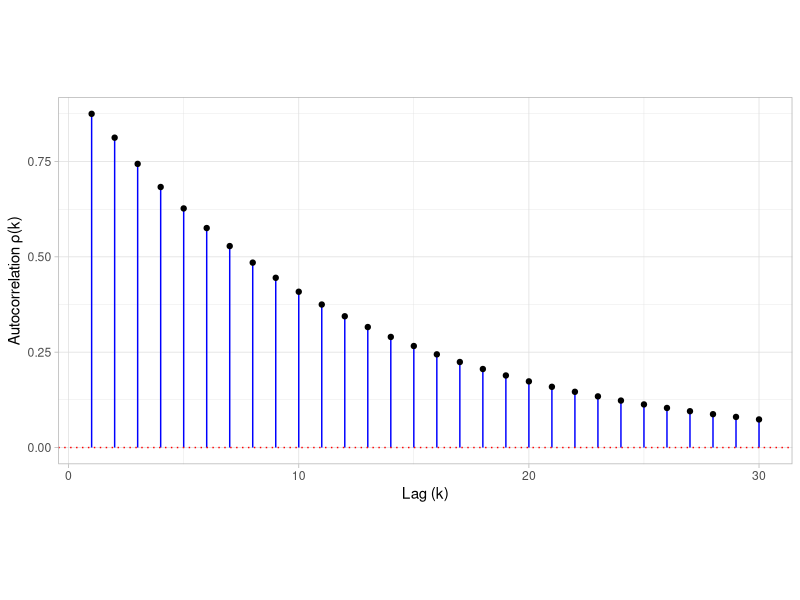
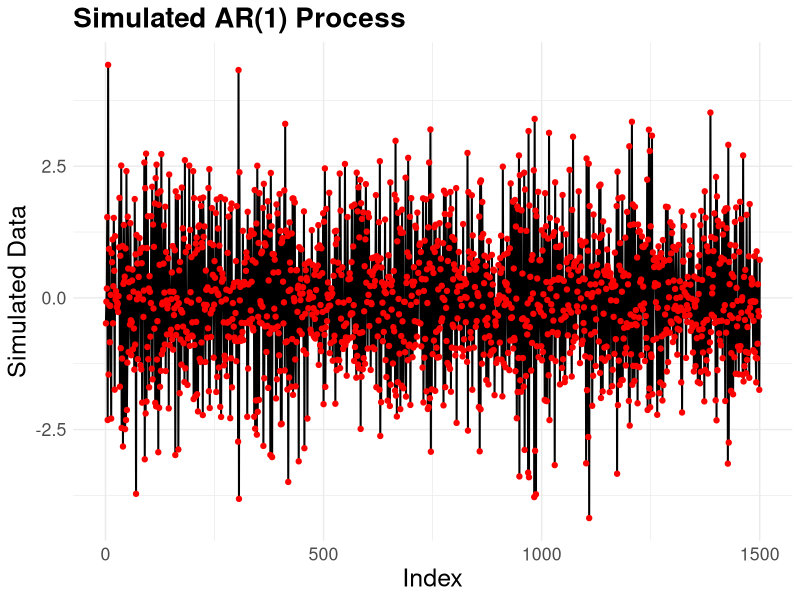
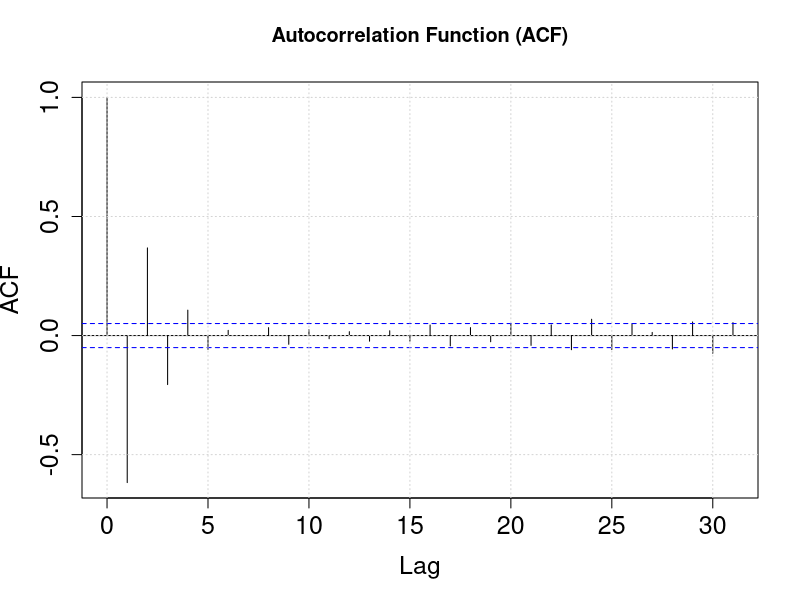
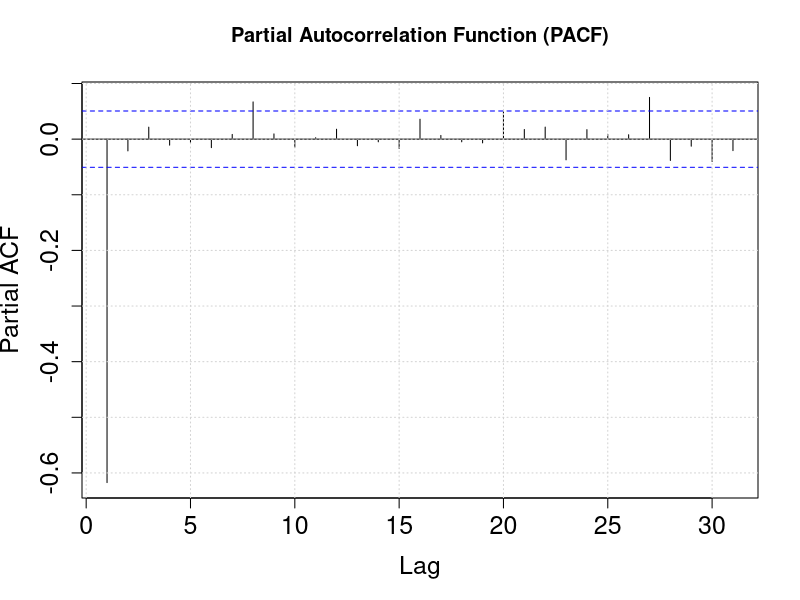
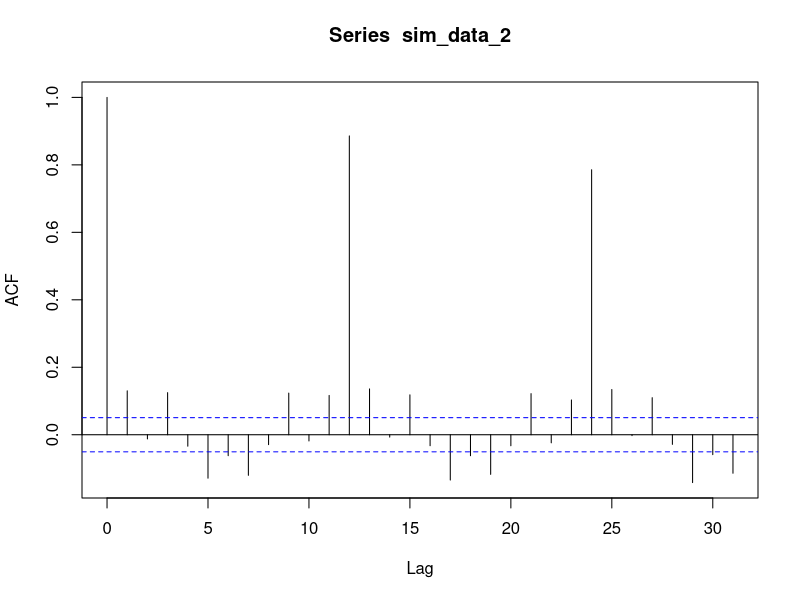
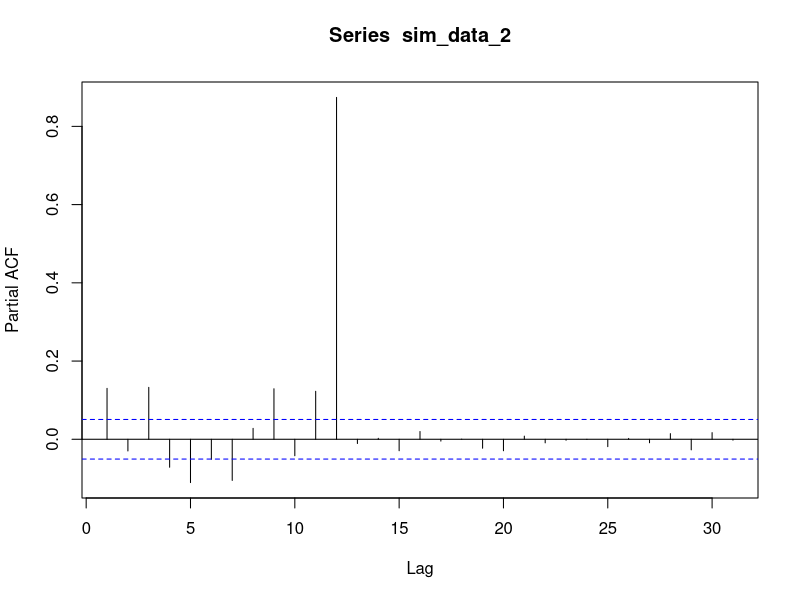
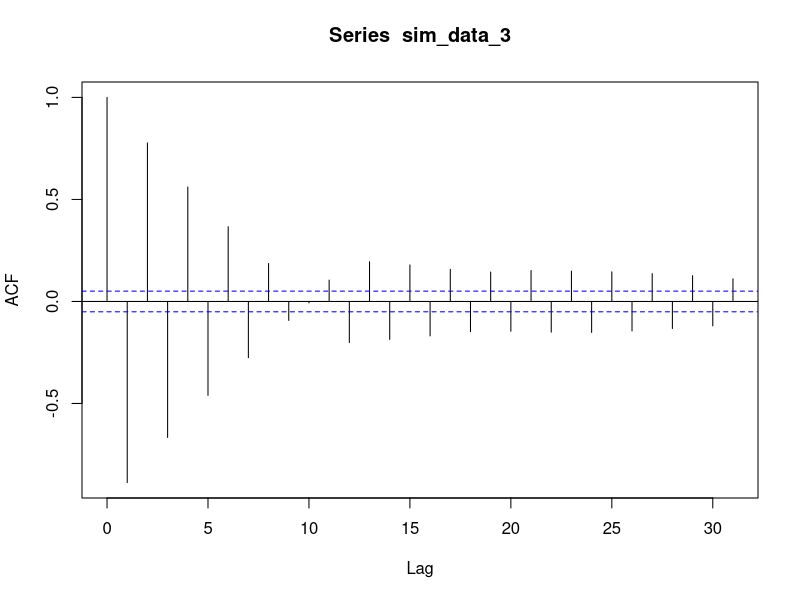
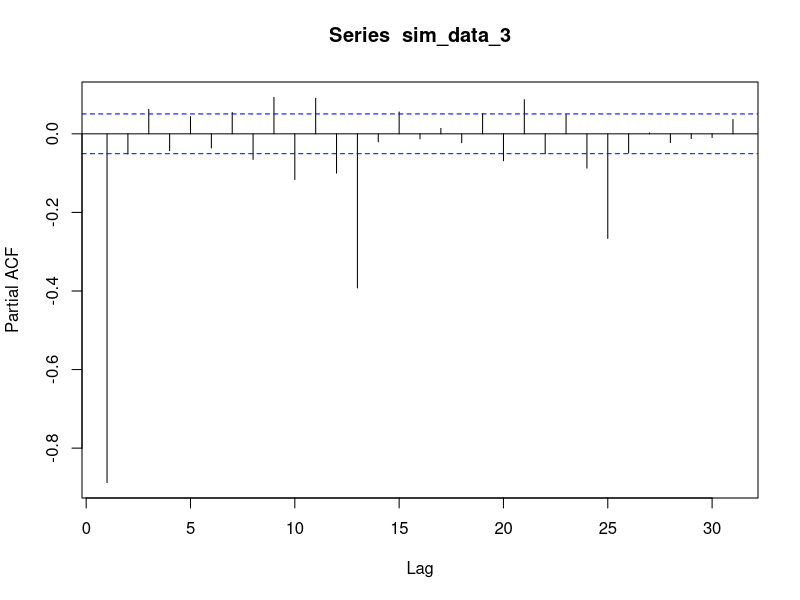

These charts were generated, in order, by the following R code:
# Libraries to be used in this assignment
# install.packages("forecast")
library(ggplot2)
library(forecast)

setwd("Assignment2")
print(getwd())

# ----------------------------- Exercise 1 -----------------------------------
# 1.1 Determine if the following AR(2) process is stationary
# Define coefficients
phi1 <- -0.7
phi2 <- -0.2

# Solve characteristic equation 1 + phi1*z + phi2*z^2 = 0
roots <- polyroot(c(1, phi1, phi2))

# Check if roots are outside the unit circle
is_stationary <- all(Mod(roots) > 1)
print(roots)
cat("Is the process stationary? ", is_stationary, "\n")

# 1.3 Write the autocorrelation ρ(k) for the AR(2) process
nlag <- 30  # Number of lags

# Initialize autocorrelation vector
rho <- numeric(nlag)
rho[1] <- -phi1 / (1 + phi2)  # Compute rho(1)
rho[2] <- -phi2 + (phi1^2 / (1 + phi2))  # Compute rho(2)

# Compute rho(k) recursively for k >= 3
for (k in 3:nlag) {
  rho[k] <- -phi1 * rho[k - 1] - phi2 * rho[k - 2]
}

# Exercise 1.4 Plot autocorrelation function
# Create a data frame for ggplot2
acf_dataframe <- data.frame(lag = 1:nlag, acf_value = rho)

# Plot using ggplot2
acf_plot <- ggplot(acf_dataframe, aes(x = lag, y = acf_value)) +
  # Draw vertical blue segments from the autocorrelation value to 0
  geom_segment(aes(xend = lag, yend = 0), color = "blue") +
  # Add black dots at the tip of each stick
  geom_point(color = "black") +
  # Add a horizontal red dotted line at y = 0
  geom_hline(yintercept = 0, linetype = "dotted", color = "red") +
  # Label axes and title
  labs(x = "Lag (k)", y = "Autocorrelation ρ(k)") +
  # Use a minimal theme and adjust the aspect ratio to make the plot wider than high
  theme_light() + theme(aspect.ratio = 1/2)
# Print the plot to the active device
print(acf_plot)

# Save the ggplot2 plot as a PNG file
ggsave("acf_ra.png", plot = acf_plot, width = 8, height = 4, dpi = 300)

# ----------------------------- Exercise 2 ----------------------------------- 
# ----------------------------- Angel code -----------------------------------

n <- 1500

## Exercise 3.1 ##

phi1 <- -0.6

# Simulate the ARIMA(1,0,0) model
set.seed(44)  # Setting seed for reproducibility

sim_data <- arima.sim(n = n, model = list(ar = phi1, order = c(1,0,0)), sd = 1)

# Convert simulated data into a data frame for ggplot
time_series <- data.frame(Time = 1:length(sim_data), Value = as.numeric(sim_data))

# Create the plot
ggplot(time_series, aes(x = Time, y = Value)) +
  geom_line(color = "black", size = 0.7) +  # Black line
  geom_point(color = "red", size = 1.5) +  # Red points for visibility
  theme_minimal() +  # Clean theme
  labs(title = "Simulated AR(1) Process",
       x = "Index",
       y = "Simulated Data") +
  theme(text = element_text(size = 16),  # Increase font size
        axis.title = element_text(size = 18),  
        plot.title = element_text(size = 20, face = "bold"))

# Calculate ACF and PACF
acf_1 <- acf(sim_data, plot = FALSE)
pacf_1 <- pacf(sim_data, plot = FALSE)

# Plot ACF with increased font size and grid
acf(sim_data, main = "Autocorrelation Function (ACF)", cex.axis = 1.5, cex.lab = 1.5)
grid()  # Add grid

# Plot PACF with increased font size and grid
pacf(sim_data, main = "Partial Autocorrelation Function (PACF)", cex.axis = 1.5, cex.lab = 1.5)
grid()  # Add grid



## Exercise 3.2 ##

# Parameters

Phi1 <- 0.9

# Simulate seasonal AR(1) process

set.seed(42) # For reproducibility

sim_data_2 <- arima.sim(model =list(ar = c(numeric(11),Phi1)),n = n, sd = 1)

acf(sim_data_2)

pacf(sim_data_2)

## Exercise 3.3 ##

phi1 <- -0.9 # opposite sign

theta1 <- -0.7

sim_data_3 <- arima.sim(n = n, model = list(ar = phi1, ma = c(numeric(11),theta1)), sd = 1)

acf(sim_data_3)

pacf(sim_data_3)

# ----------------------------- Raul's code -----------------------------------





